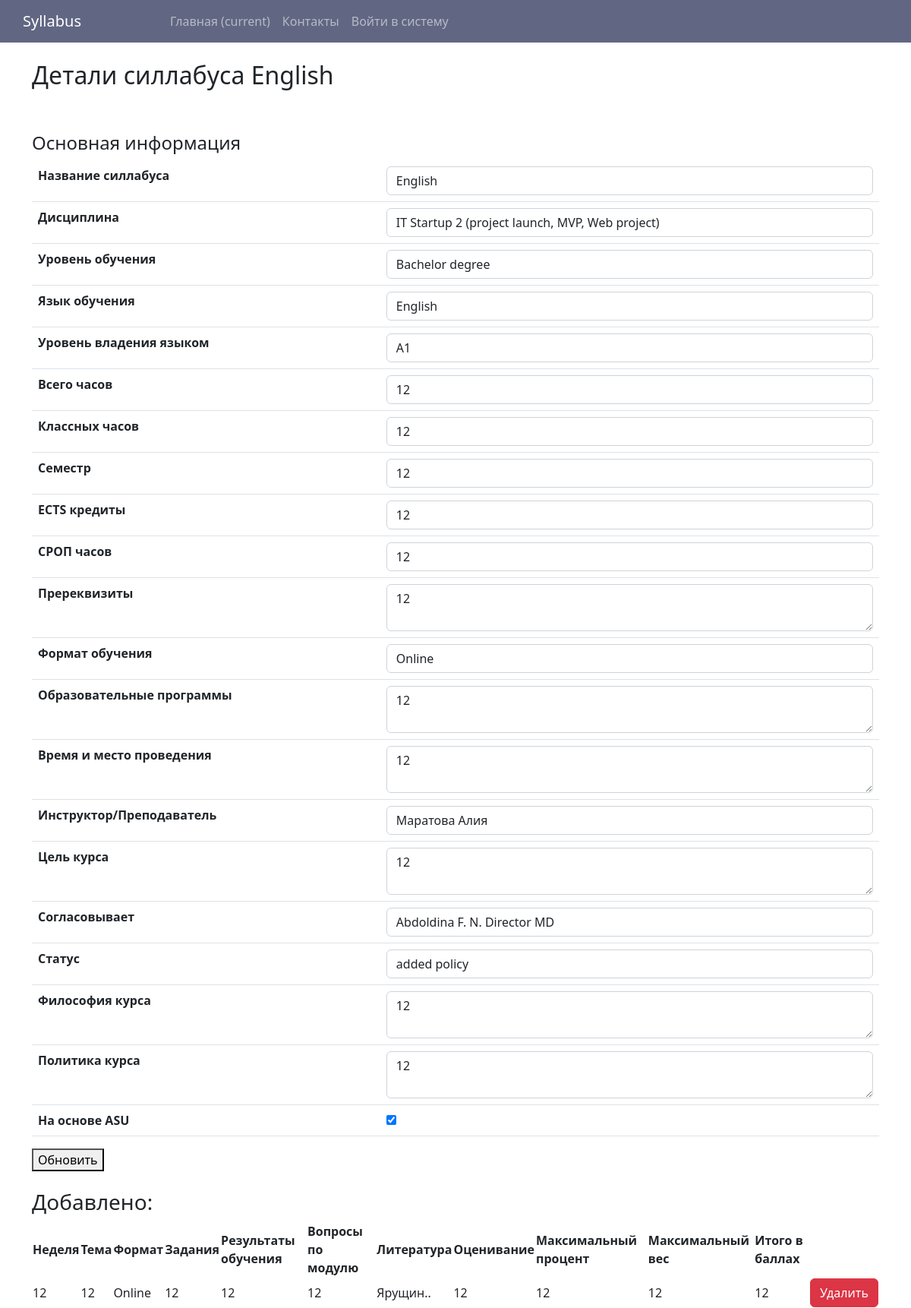
The page /syllabus_details/47/ on the database its author committed.
### syllabuses/models.py (models this page shows, shortened)
class Syllabus(models.Model):
    syllabus_name = models.CharField('Название силлабуса', max_length=255)
    course = models.ForeignKey(Course, on_delete=models.CASCADE, null=True, verbose_name='Дисциплина')
    training_level = models.ForeignKey(EduLevel, on_delete=models.CASCADE, null=True, verbose_name='Уровень обучения')
    language_of_education = models.ForeignKey(Language, on_delete=models.CASCADE, null=True, verbose_name='Язык обучения')
    proficiency_level = models.ForeignKey(Proficiency, on_delete=models.CASCADE, null=True, verbose_name='Уровень владения языком')
    total_hours = models.IntegerField('Всего часов', null=True)
    classroom_hours = models.IntegerField('Классных часов', null=True)
    semester=models.IntegerField('Семестр', null=True)
    ects = models.IntegerField('ects кредиты', null=True)
    iw_hours = models.IntegerField('СРОП часов', null=True)
    prerequisites = models.TextField('Пререквизиты', blank=False)
    format_of_training = models.ForeignKey(Format,on_delete=models.CASCADE, null=True, verbose_name='Формат обучения')
    edu_programms = models.TextField('Образовательные программы', blank=False)
    time_place = models.TextField('Время и место проведения',blank=False)
    instructor = models.ForeignKey(CustomUser, on_delete=models.CASCADE, blank=True, verbose_name='Инструктор/Преподаватель')
    course_objective = models.TextField('Цель курса',blank=False)
    document = models.FileField('Файл', null=True, blank=True)
    agreed_with = models.ForeignKey(Director, on_delete=models.CASCADE, null=True, verbose_name='Согласовывает: ')
    status = models.ForeignKey(Status, on_delete=models.CASCADE, null=True)
    course_philosophy = models.TextField('Философия курса', blank=False)
    course_etics = models.TextField('Политика курса', blank=False)
    asu = models.BooleanField('На основе ASU', default=0)

class Course(models.Model):
    name = models.CharField('Название дисциплины', max_length=255)
    code = models.CharField('Код', max_length=255)

class EduLevel(models.Model):
    type = models.CharField('Уровень обучения', max_length=255)

class Language(models.Model):
    title = models.CharField('Язык', max_length=255)

class Proficiency(models.Model):
    level = models.CharField('Знание языка', max_length=255)

class Format(models.Model):
    type = models.CharField('формат', max_length=255)
    def __str__(self):
        return f"{self.type}"

class CustomUser(AbstractUser):
    email = models.EmailField('Эл. Почта', max_length=255)
    prof = models.CharField('Должность', max_length=255)
    groups = models.ManyToManyField(
        'auth.Group',
        verbose_name=_('groups'),
        blank=True,
        related_name='customuser_set',
        related_query_name='user',
    )
    user_permissions = models.ManyToManyField(
        'auth.Permission',
        verbose_name=_('user permissions'),
        blank=True,
        related_name='customuser_set',
        related_query_name='user',
    )
    class Meta:
        verbose_name = 'Преподаватель'

class Director(models.Model):
    full_name = models.CharField('ФИ', max_length=255)
    prof = models.CharField('Должность', max_length=255)
    school = models.ForeignKey(School, on_delete=models.CASCADE, null=True)

class Status(models.Model):
    type = models.CharField('Статус', max_length=255)

class Module(models.Model):
    syllabus = models.ForeignKey(Syllabus, on_delete=models.CASCADE, null=True)
    week = models.IntegerField('Неделя', null=True)
    theme = models.TextField('Тема', blank=False)
    format = models.ForeignKey(Format, on_delete=models.CASCADE, null=True)
    tasks = models.TextField('Задания', blank=False)
    course_lo = models.TextField('Результаты обучения', blank=False)
    questions = models.TextField('Вопросы по модулю', blank=False)
    literature = models.ForeignKey(LiteratureInSyllabus, on_delete=models.CASCADE, null=True)
    grading = models.TextField('Оценивание', blank=False)
    max_percent = models.IntegerField('Максимальный процент', null=True)
    max_weight = models.IntegerField('Максимальный вес', null=True)
    total_in_points = models.IntegerField('В баллах', null=True)

class LiteratureInSyllabus(models.Model):
    syllabus = models.ForeignKey(Syllabus, on_delete=models.CASCADE, null=True, verbose_name='Силлабус')
    literature = models.ForeignKey(Literature, on_delete=models.CASCADE, null=True, verbose_name='Литература')
    mandatory = models.BooleanField('Обязательная', default=0)
    def __str__(self):
        return f"{self.literature}."

class Literature(models.Model):
    course = models.ForeignKey(Course, on_delete=models.CASCADE, null=True, verbose_name='Дисциплина', related_name='literature_set')
    title = models.TextField('Название', blank=False)
    syllabus = models.ForeignKey(Syllabus, on_delete=models.CASCADE, null=True, verbose_name='Силлабус', related_name='literature_set')
    def __str__(self):
        return f"{self.title}."

### syllabuses/views.py (the view, shortened to what this page needs)
# urls.py: path('syllabus_details/<int:syllabus_id>/', views.syllabus_details, name='syllabus_details'),
def syllabus_details(request, syllabus_id: int):
    syllabus = get_object_or_404(Syllabus, pk=syllabus_id)
    lo11 = CourseLO.objects.filter(syllabus=syllabus).filter(type=True)
    lo22 = CourseLO.objects.filter(syllabus=syllabus).filter(type=False)
    modules = Module.objects.filter(syllabus=syllabus).order_by('week')
    return render(request, 'syllabuses/syllabus_details.html', {
        'syllabus': syllabus,
        'literatures': LiteratureInSyllabus.objects.filter(syllabus=syllabus),
        'lo11': lo11,
        'lo22': lo22,
        'modules': modules,
        'courses': Course.objects.all(),
        'edu_levels': EduLevel.objects.all(),
        'languages': Language.objects.all(),
        'proficiencies': Proficiency.objects.all(),
        'formats': Format.objects.all(),
        'instructors': CustomUser.objects.all(),
        'directors': Director.objects.all(),
        'statuses': Status.objects.all(),
    })

### syllabuses/templates/syllabuses/syllabus_details.html (shortened to what this page needs)
{% extends 'syllabuses/base.html' %}
{% block content %}
<div class="container">
  <br/>
  <h2>Детали силлабуса {{ syllabus.syllabus_name }}</h2>
  <br/>
  <br/>
<h4>Основная информация</h4>
<form method="post" id="syllabus-form">
    <table class="table">
      <tr>
        <th>Название силлабуса</th>
        <td>
          <input type="text" name="syllabus_name" value="{{ syllabus.syllabus_name }}">
        </td>
      </tr>
      <tr>
        <th>Дисциплина</th>
        <td>
          <select name="course">
            {% for course in courses %}
            <option value="{{ course.pk }}" {% if course.pk == syllabus.course_id %}selected{% endif %}>{{ course.name }}</option>
            {% endfor %}
          </select>
        </td>
      </tr>
      <tr>
        <th>Уровень обучения</th>
        <td>
          <select name="training_level">
            {% for level in edu_levels %}
            <option value="{{ level.pk }}" {% if level.pk == syllabus.training_level.id %}selected{% endif %}>{{ level.type }}</option>
            {% endfor %}
          </select>
        </td>
      </tr>
      <tr>
        <th>Язык обучения</th>
        <td>
          <select name="language_of_education">
            {% for language in languages %}
            <option value="{{ language.pk }}" {% if language.pk == syllabus.language_of_education_id %}selected{% endif %}>{{ language.title }}</option>
            {% endfor %}
          </select>
        </td>
      </tr>
      <tr>
        <th>Уровень владения языком</th>
        <td>
          <select name="proficiency_level">
            {% for proficiency in proficiencies %}
            <option value="{{ proficiency.pk }}" {% if proficiency.pk == syllabus.proficiency_level_id %}selected{% endif %}>{{ proficiency.level }}</option>
            {% endfor %}
          </select>
        </td>
      </tr>
      <tr>
        <th>Всего часов</th>
        <td>
          <input type="number" name="total_hours" value="{{ syllabus.total_hours }}">
        </td>
      </tr>
      <tr>
        <th>Классных часов</th>
        <td>
          <input type="number" name="classroom_hours" value="{{ syllabus.classroom_hours }}">
        </td>
      </tr>
      <tr>
        <th>Семестр</th>
        <td>
          <input type="number" name="semester" value="{{ syllabus.semester }}">
        </td>
      </tr>
      <tr>
        <th>ECTS кредиты</th>
        <td>
          <input type="number" name="ects" value="{{ syllabus.ects }}">
        </td>
      </tr>
      <tr>
        <th>СРОП часов</th>
        <td>
          <input type="number" name="iw_hours" value="{{ syllabus.iw_hours }}">
        </td>
      </tr>
      <tr>
        <th>Пререквизиты</th>
        <td>
          <textarea name="prerequisites">{{ syllabus.prerequisites }}</textarea>
        </td>
      </tr>
      <tr>
        <th>Формат обучения</th>
        <td>
          <select name="format_of_training">
            {% for format in formats %}
            <option value="{{ format.pk }}" {% if format.pk == syllabus.format_of_training_id %}selected{% endif %}>{{ format.type }}</option>
            {% endfor %}
          </select>
        </td>
      </tr>
      <tr>
        <th>Образовательные программы</th>
        <td>
          <textarea name="edu_programms">{{ syllabus.edu_programms }}</textarea>
        </td>
      </tr>
      <tr>
        <th>Время и место проведения</th>
        <td>
          <textarea name="time_place">{{ syllabus.time_place }}</textarea>
        </td>
      </tr>
      <tr>
        <th>Инструктор/Преподаватель</th>
        <td>
          <select name="instructor">
            {% for instructor in instructors %}
            <option value="{{ instructor.pk }}" {% if instructor.pk == syllabus.instructor_id %}selected{% endif %}>{{ instructor.last_name }} {{ instructor.first_name }}</option>
            {% endfor %}
          </select>
        </td>
      </tr>
      <tr>
        <th>Цель курса</th>
        <td>
          <textarea name="course_objective">{{ syllabus.course_objective }}</textarea>
        </td>
        </tr>
        <tr>
        <th>Согласовывает</th>
        <td>
          <select name="agreed_with">
            {% for director in directors %}
            <option value="{{ director.pk }}" {% if director.pk == syllabus.agreed_with_id %}selected{% endif %}>{{ director.full_name }} {{ director.prof }}</option>
            {% endfor %}
          </select>
        </td>
      </tr>
      <tr>
        <th>Статус</th>
        <td>
          <select name="status">
            {% for status in statuses %}
            <option value="{{ status.pk }}" {% if status.pk == syllabus.status_id %}selected{% endif %}>{{ status.type }}</option>
            {% endfor %}
          </select>
        </td>
      </tr>
      <tr>
        <th>Философия курса</th>
        <td>
          <textarea name="course_philosophy">{{ syllabus.course_philosophy }}</textarea>
        </td>
      </tr>
      <tr>
        <th>Политика курса</th>
        <td>
          <textarea name="course_etics">{{ syllabus.course_etics }}</textarea>
        </td>
      </tr>
      <tr>
        <th>На основе ASU</th>
        <td>
          <input type="checkbox" name="asu" class="asu"{% if syllabus.asu %}checked{% endif %}>
        </td>
      </tr>
    </table>
    <button type="submit">Обновить</button>
  </form>
  <br>
{% if syllabus.status.type == "added modules" or syllabus.status.type == "added policy" or syllabus.status.type == "added policy" or syllabus.status.type == "Ready" %}
<h3>Добавлено:</h3>
<table>
  <tr>
    <th>Неделя</th>
    <th>Тема</th>
    <th>Формат</th>
    <th>Задания</th>
    <th>Результаты обучения</th>
    <th>Вопросы по модулю</th>
    <th>Литература</th>
    <th>Оценивание</th>
    <th>Максимальный процент</th>
    <th>Максимальный вес</th>
    <th>Итого в баллах</th>
    <th></th>
  </tr>
  {% for module in modules %}
    <tr>
      <td>{{ module.week }}</td>
      <td>{{ module.theme }}</td>
      <td>{{ module.format }}</td>
      <td>{{ module.tasks }}</td>
      <td>{{ module.course_lo }}</td>
      <td>{{ module.questions }}</td>
      <td>{{ module.literature }}</td>
      <td>{{ module.grading }}</td>
      <td>{{ module.max_percent }}</td>
      <td>{{ module.max_weight }}</td>
      <td>{{ module.total_in_points }}</td>
      <td>
        <form method="POST" action="{% url 'delete_module' pk=module.id syllabus_id=syllabus.id %}">
          <button type="submit" class="btn btn-danger">Удалить</button>
        </form>
      </td>
    </tr>
  {% endfor %}
</table>
{% endif %}
</div>
{% endblock %}

### syllabuses/templates/syllabuses/base.html (shortened to what this page needs)
<!doctype html>
<html lang="en">
  <head>
    <link rel="stylesheet" href="https://cdn.jsdelivr.net/npm/bootstrap@5.2.3/dist/css/bootstrap.min.css">
  </head>
  <body>
{% include 'syllabuses/navbar.html' %}
{% block content %}
{% endblock %}
  </body>
</html>

### syllabuses/templates/syllabuses/navbar.html (shortened to what this page needs)
{% load static %}
<nav class="navbar navbar-expand-lg navbar-dark" style="background-color: #616783;">
    <a class="navbar-brand" href="{% url 'home' %}" style="margin-left:30px;">Syllabus</a>
    <div class="collapse navbar-collapse" id="navbarNavDropdown">
      <ul class="navbar-nav">
        <li class="nav-item active">
          <a class="nav-link" href="{% url 'home' %}">Главная <span class="sr-only">(current)</span></a>
        </li>
        <li class="nav-item">
          <a class="nav-link" href="{% url 'home' %}">Контакты</a>
        </li>
        {% if user.is_authenticated %}
        <li class="nav-item dropdown">
            <a class="nav-link dropdown-toggle" href="{% url 'home' %}" id="navbarDropdownMenuLink" role="button" data-toggle="dropdown" aria-haspopup="true" aria-expanded="false">
              Силлабус
            </a>
            <div class="dropdown-menu" aria-labelledby="navbarDropdownMenuLink">
              <a class="dropdown-item" href="{% url 'my_syllabuses' %}">Мои силлабусы</a>
              <div class="dropdown-divider"></div>
              <a class="dropdown-item" href="{% url 'create_syllabus' %}">Создать новый</a>
              <a class="dropdown-item" href="">Скачать силлабус</a>
            </div>
          </li>
        <li class="nav-item dropdown">
          <a class="nav-link dropdown-toggle" href="{% url 'home' %}" id="navbarDropdownMenuLink" role="button" data-toggle="dropdown" aria-haspopup="true" aria-expanded="false">
            {{user.first_name}} {{user.last_name}}
            <img class="user-avatar rounded-circle" src="{% static 'images/admin.png' %}" alt="User Avatar" style="
            width: 24px;
            /* height: 24px; */
        ">
          </a>
          <div class="dropdown-menu" aria-labelledby="navbarDropdownMenuLink">
            <a class="dropdown-item" href="{% url 'edit_profile' %}">Редактировать профиль</a>
            <a class="dropdown-item" href="{% url 'logout' %}">Выйти из аккаунта</a>
          </div>
        </li>
        {% else %}
        <li class="nav-item">
          <a class="nav-link" href="{% url 'login' %}">Войти в систему</a>
        </li>
        {% endif %}
      </ul>
    </div>
  </nav>

### syllabuses/templates/syllabuses/syllabus_details.html (style rules this page uses)
input:not(.asu), textarea:not(.asu), select:not(.asu) { display: block; width: 100%; padding: 0.375rem 0.75rem; font-size: 1rem; font-weight: 400; line-height: 1.5; color: #212529; background-color: #fff; background-clip: padding-box; border: 1px solid #ced4da; -webkit-appearance: none; -moz-appearance: none; appearance: none; border-radius: 0.375rem; transition: border-color .15s ease-in-out,box-shadow .15s ease-in-out; }

### rows shown on the page
Syllabus: syllabus_name "English", course "IT Startup 2 (project launch, MVP, Web project)", training_level "Bachelor degree", language_of_education "English", proficiency_level "A1", total_hours "12", classroom_hours "12", semester "12", ects "12", iw_hours "12", prerequisites "12", format_of_training "Online", edu_programms "12", time_place "12", instructor "Маратова Алия", course_objective "12", agreed_with "Abdoldina F. N. Director MD", status "added policy", course_philosophy "12", course_etics "12", asu "☑"
Module: week "12", theme "12", format "Online", tasks "12", course_lo "12", questions "12", literature "Ярущин..", grading "12", max_percent "12", max_weight "12", total_in_points "12"
